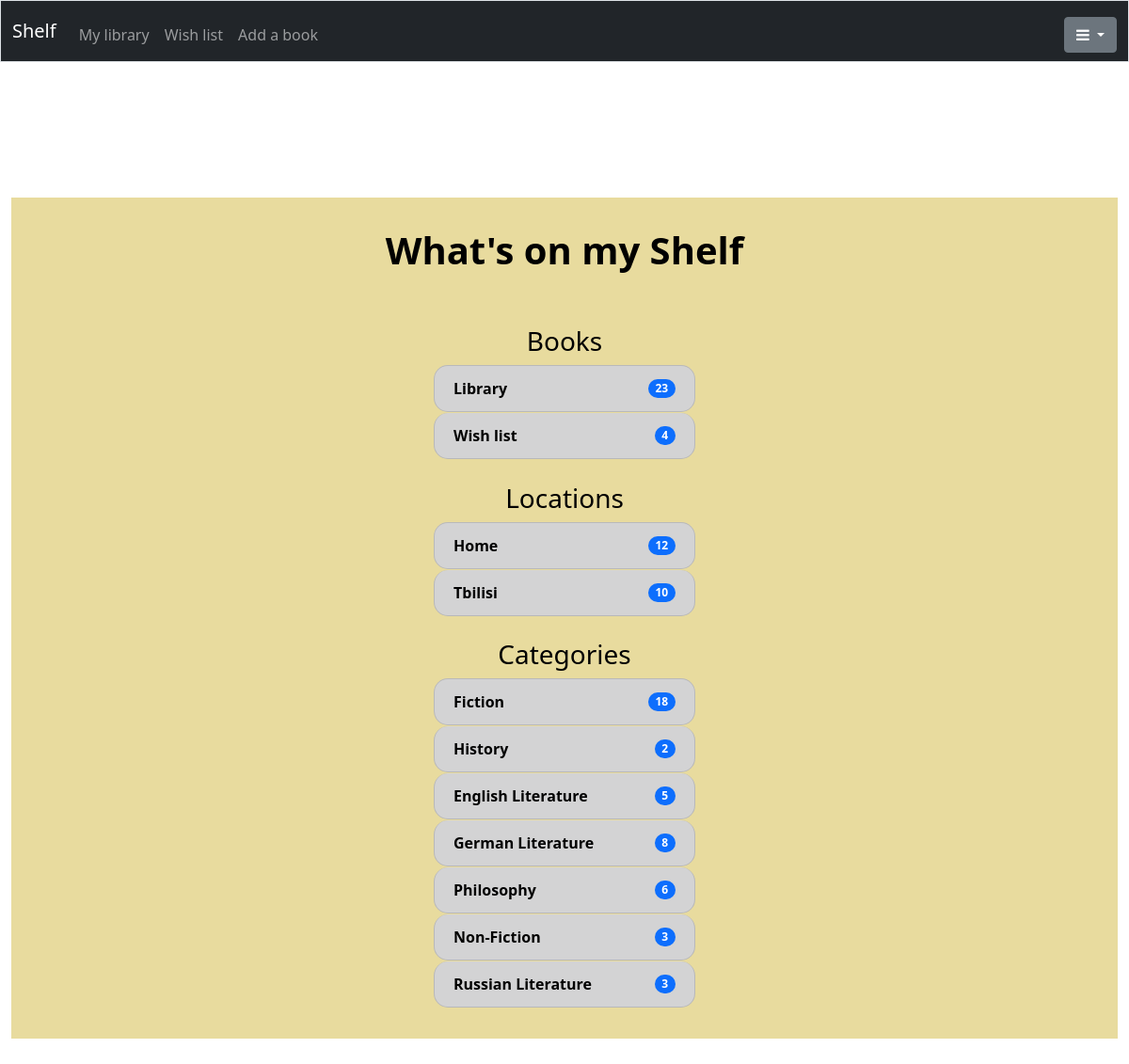
/ (signed in), run on the app's committed database.
### tables this page shows
CREATE TABLE locations
(id INTEGER PRIMARY KEY AUTOINCREMENT NOT NULL,
name TEXT,
reader INT,
FOREIGN KEY (reader) REFERENCES users(id)
);

CREATE TABLE categories
(id INTEGER PRIMARY KEY AUTOINCREMENT NOT NULL,
name TEXT,
reader INT,
FOREIGN KEY (reader) REFERENCES users(id)
);

### app.py (the view)
@app.route("/")
@login_required
def home_page():
    number_of_books_library = get_number_of_books("library")
    number_of_books_wish_list = get_number_of_books("wish_list")
    locations = get_locations()
    locations = get_number_of_books_at_location(locations)
    number_of_locations = len(locations)
    categories = get_categories()
    categories = get_number_of_books_in_each_category(categories)
    number_of_categories = len(categories)
    return render_template(
        "home.html", categories=categories, locations=locations, number_of_books_library=number_of_books_library,
            number_of_books_wish_list=number_of_books_wish_list, number_of_locations=number_of_locations,
                number_of_categories=number_of_categories)

### app.py (called while the page is built)
@app.after_request
def after_request(response):
    response.headers["Cache-Control"] = "no-cache, no-store, must-revalidate"
    response.headers["Expires"] = 0
    response.headers["Pragma"] = "no-cache"
    return response

### helpers.py (called while the page is built)
def login_required(f):
    @wraps(f)
    def decorated_function(*args, **kwargs):
        if session.get("user_id") is None:
            return redirect("/login")
        return f(*args, **kwargs)
    return decorated_function

def get_number_of_books(status):
    return db.execute("SELECT COUNT(id) FROM books WHERE status = ? AND reader = ?", status, session["user_id"])[0]["COUNT(id)"]

def get_locations():
    return db.execute("SELECT name FROM locations WHERE reader = ?", session["user_id"])

def get_location_id(location):
    return db.execute("SELECT id FROM locations WHERE name = ? AND reader = ?", location, session["user_id"])[0]["id"]

def get_number_of_books_at_location(location):
    if type(location) == list:
        for one in location:
            location_id = get_location_id(one["name"])
            number_of_books = db.execute(
                "SELECT COUNT(book_id) FROM located_books JOIN books ON located_books.book_id = books.id WHERE location_id = ?",
                    location_id)[0]["COUNT(book_id)"]
            one["count"] = number_of_books
        return location
    else:
        location_id = get_location_id(location)
        number_of_books = db.execute(
                "SELECT COUNT(book_id) FROM located_books JOIN books ON located_books.book_id = books.id WHERE location_id = ?",
                    location_id)[0]["COUNT(book_id)"]
        return number_of_books

def get_categories():
    return db.execute("SELECT name FROM categories WHERE reader = ?", session["user_id"])

def get_number_of_books_in_each_category(categories):
    status = "library"
    for category in categories:
        category_id = db.execute("SELECT id FROM categories WHERE name = ? AND reader = ?",
                                    category["name"], session["user_id"])[0]["id"]
        number_of_books = db.execute(
            "SELECT COUNT(book_id) FROM sorted_books JOIN books ON sorted_books.book_id = books.id WHERE category_id = ? AND status = ?",
                                        category_id, status)[0]["COUNT(book_id)"]
        category["count"] = number_of_books
    return categories

### templates/home.html (shortened to what this page needs)
{% extends "layout.html" %}
{% block main %}
    <div class="entrance">
        {% if number_of_books_library %}
            <h1><b>What's on my Shelf</b></h1><br><br>
            <div>
                <h3>Books</h3>
                <ul class="list-group all_books">
                    <li class="list-group-item d-flex flex-fill justify-content-between align-items-center list-group-item-dark book_locations">
                        <a class="black_link" href="/library">
                            <b>Library</b>
                        </a>
                        <span class="badge bg-primary rounded-pill">{{ number_of_books_library }}</span>
                    </li>
                    <li class="list-group-item d-flex flex-fill justify-content-between align-items-center list-group-item-dark book_locations">
                        <a class="black_link" href="/wish_list">
                            <b>Wish list</b>
                        </a>
                        <span class="badge bg-primary rounded-pill">{{ number_of_books_wish_list }}</span>
                    </li>
                </ul>
            </div><br>
        {% else %}
            <button class="btn btn-success">
                <a class="white_link" href="/add">
                    <i class="fa fa-plus-square" aria-hidden="true"></i> Add your first book
                </a>
            </button><br><br>
        {% endif %}
        {% if number_of_locations %}
            <div>
                <h3>Locations</h3>
                <ul class="list-group list_of_books_locations">
                    {% for location in locations %}
                        <li class="list-group-item d-flex flex-fill justify-content-between align-items-center list-group-item-dark book_locations">
                            {% if location.count > 0 %}
                                <a class="black_link" href="/{{ location.name }}/books">
                                    <b>{{ location.name }}</b>
                                </a>
                            {% else %}
                                <b>{{ location.name }}</b>
                            {% endif %}
                            <span class="badge bg-primary rounded-pill">{{ location.count }}</span>
                        </li>
                    {% endfor %}
                </ul>
            </div><br>
        {% else %}
            <button class="btn btn-success">
                <a class="white_link" href="/locations">
                    <i class="fa fa-plus-square" aria-hidden="true"></i> Add your first location
                </a>
            </button><br><br>
        {% endif %}
        {% if number_of_categories %}
            <div>
                <h3>Categories</h3>
                <ul class="list-group list_of_books_categories">
                    {% for category in categories %}
                        <li class="list-group-item d-flex flex-fill justify-content-between align-items-center list-group-item-dark book_categories">
                            {% if category.count > 0 %}
                                <a class="black_link" href="/books/{{ category.name }}">
                                    <b>{{ category.name }}</b>
                                </a>
                            {% else %}
                                <b>{{ category.name }}</b>
                            {% endif %}
                            <span class="badge bg-primary rounded-pill">{{ category.count }}</span>
                        </li>
                    {% endfor %}
                </ul>
            </div>
        {% else %}
            <button class="btn btn-success">
                <a class="white_link" href="/categories">
                    <i class="fa fa-plus-square" aria-hidden="true"></i> Add your first category
                </a>
            </button>
        {% endif %}
    </div>
{% endblock %}

### templates/layout.html (shortened to what this page needs)
<!DOCTYPE html>
<html lang="en">
    <head>
        <link href="https://cdn.jsdelivr.net/npm/bootstrap@5.1.3/dist/css/bootstrap.min.css" rel="stylesheet">
        <link href="https://cdnjs.cloudflare.com/ajax/libs/font-awesome/4.7.0/css/font-awesome.min.css" rel="stylesheet">
        <link href="/static/styles.css" rel="stylesheet">
    </head>
    <body class="body">
        <nav class="bg-dark border navbar navbar-expand-md navbar-dark navigation">
            <div class="container-fluid">
                <a class="navbar-brand" href="/"><span class="blue">Shelf</span></a>
                <div class="collapse navbar-collapse" id="navbar">
                    {% if session["user_id"] %}
                        <ul class="navbar-nav me-auto mt-2">
                            <li class="nav-item"><a class="nav-link" href="/library">My library</a></li>
                            <li class="nav-item"><a class="nav-link" href="/wish_list">Wish list</a></li>
                            <li class="nav-item"><a class="nav-link" href="/add">Add a book</a></li>
                        </ul>
                        <ul class="navbar-nav ms-auto mt-2">
                            <div class="btn-group dropleft">
                                <button class="btn btn-secondary dropdown-toggle" type="button" id="dropdownMenuButton1" data-bs-toggle="dropdown" aria-haspopup="true" aria-expanded="false">
                                    <i class="fa fa-bars" aria-hidden="true"></i>
                                </button>
                            </div>
                        </ul>
                    {% else %}
                        <ul class="navbar-nav ms-auto mt-2">
                            <li class="nav-item"><a class="nav-link" href="/about">About</a></li>
                            <li class="nav-item"><a class="nav-link" href="/register">Register</a></li>
                            <li class="nav-item"><a class="nav-link" href="/login">Log In</a></li>
                        </ul>
                    {% endif %}
                </div>
            </div>
        </nav><br><br><br>
        <main class="container-fluid py-5 text-center">
            {% block main %}{% endblock %}
        </main>
    </body>
</html>

### static/styles.css (style rules this page uses)
body { background-image: url("pictures/book_shelf_photo.jpg"); background-repeat: no-repeat; background-attachment: fixed; background-size: cover; overflow-x: hidden; }
.navigation { position: fixed; top: 0; width: 100%; border: solid transparent; z-index: 9999; }
.entrance { background-color: rgba(228, 213, 140, 0.842); margin: auto; padding: 2em; color:black; justify-content: center; align-items: center; text-align: center; margin-top: 90px; }
.all_books, .list_of_books_locations, .list_of_books_categories { justify-content: center; align-items: center; text-align: center; flex-wrap: wrap; }
.book_locations, .book_categories { width: 25%; border-radius: 15px; margin: 0.5px 0; padding: 12px 20px; }
.book_locations:first-child, .book_locations:last-child { border-radius: 15px; padding: 12px 20px; }
.book_categories:first-child, .book_categories:last-child { border-radius: 15px; padding: 12px 20px; }
.black_link { text-decoration: none; color: black; }

### data on the page
locations: name "Home", count "12"
locations: name "Tbilisi", count "10"
categories: name "Fiction", count "18"
categories: name "History", count "2"
categories: name "English Literature", count "5"
categories: name "German Literature", count "8"
categories: name "Philosophy", count "6"
categories: name "Non-Fiction", count "3"
categories: name "Russian Literature", count "3"

### other printed values
{{ number_of_books_library }} "23"
{{ number_of_books_wish_list }} "4"
